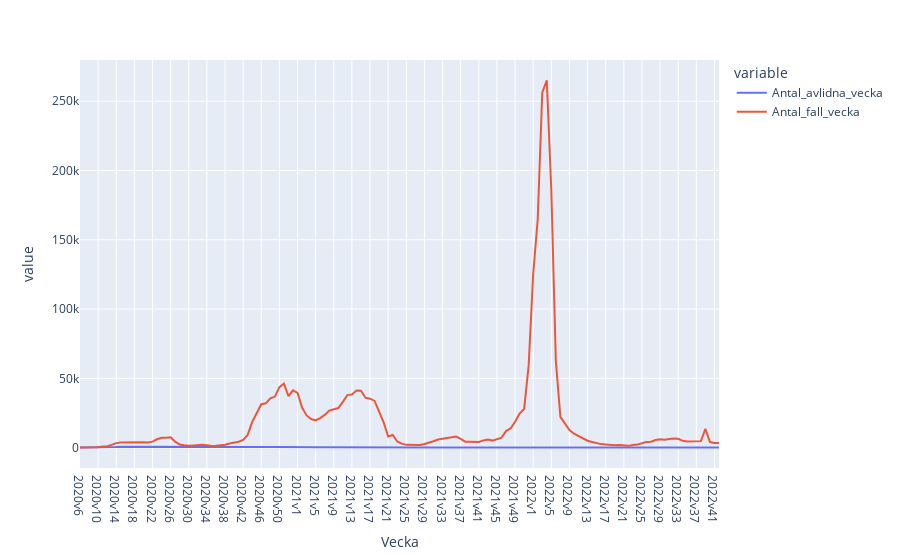

Notebook cell for this chart:
### Code cell
"""Plotly express="""

fig = px.line(covid19_data, x= "Vecka", y=["Antal_avlidna_vecka", "Antal_fall_vecka"])
fig.show()

### Figure 1 — Plotly figure (JSON) as saved in the notebook; plotly's stock layout.template omitted (floating-point values rounded to 4 significant figures; data arrays with more than 128 entries replaced by an {"elided": "..."} marker saying what was removed)
{"data": [{"hovertemplate": "variable=Antal_avlidna_vecka<br>Vecka=%{x}<br>value=%{y}<extra></extra>", "legendgroup": "Antal_avlidna_vecka", "line": {"color": "#636efa", "dash": "solid"}, "marker": {"symbol": "circle"}, "mode": "lines", "name": "Antal_avlidna_vecka", "orientation": "v", "showlegend": true, "type": "scatter", "x": {"elided": "142 str values"}, "xaxis": "x", "y": {"elided": "142 int values"}, "yaxis": "y"}, {"hovertemplate": "variable=Antal_fall_vecka<br>Vecka=%{x}<br>value=%{y}<extra></extra>", "legendgroup": "Antal_fall_vecka", "line": {"color": "#EF553B", "dash": "solid"}, "marker": {"symbol": "circle"}, "mode": "lines", "name": "Antal_fall_vecka", "orientation": "v", "showlegend": true, "type": "scatter", "x": {"elided": "142 str values"}, "xaxis": "x", "y": {"elided": "142 int values"}, "yaxis": "y"}], "layout": {"legend": {"title": {"text": "variable"}, "tracegroupgap": 0}, "margin": {"t": 60}, "xaxis": {"anchor": "y", "domain": [0, 1], "title": {"text": "Vecka"}}, "yaxis": {"anchor": "x", "domain": [0, 1], "title": {"text": "value"}}}}
